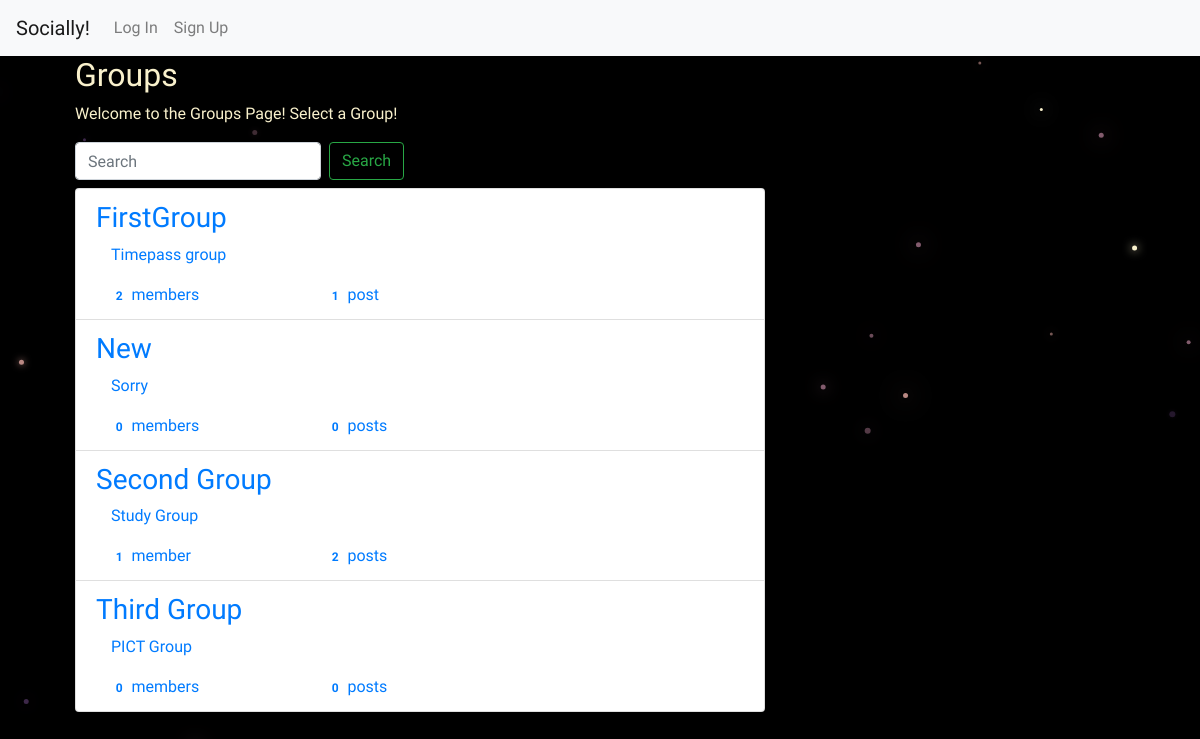
The app's page /groups/ with its own data.
### groups/models.py (models this page shows, shortened)
class Group(models.Model):
    name = models.CharField(max_length=255,unique=True)
    slug = models.SlugField(allow_unicode=True,unique=True)
    description = models.TextField(blank=True,default='')
    description_html = models.TextField(editable=False,blank=True)
    members = models.ManyToManyField(User,through='GroupMember')
    class Meta():
        ordering = ['name']

### groups/views.py (the view)
class ListGroups(generic.ListView):
    model = Group

### groups/templates/groups/group_list.html (shortened to what this page needs)
{% extends "groups/group_base.html" %}
{% block pregroup %}
  <div class="col-md-4">
  	<div class="content">
			<h2>Groups</h2>
			<p>Welcome to the Groups Page! Select a Group!</p>
      <form class="form-inline my-2 my-lg-2" method="get">
        <input class="form-control mr-sm-2" type="search" placeholder="Search" aria-label="Search" name='search'>
        <button class="btn btn-outline-success my-2 my-sm-0" type="submit">Search</button>
      </form>
  	</div>
  </div>
{% endblock %}
{% block group_content %}
  <div class="col-md-8">
  	<div class="list-group">
  		{% for group in object_list %}
  		  <a class="list-group-item" href="{% url 'groups:single' slug=group.slug %}">
  			     <h3 class="title list-group-item-heading">{{ group.name }}</h3>
  			<div class="list-group-item-text container-fluid">
  				{{ group.description_html|safe }}
  				<div class="row">
  					<div class="col-md-4">
  						<span class="badge">{{ group.members.count }}</span> member{{ group.members.count|pluralize }}
  					</div>
  					<div class="col-md-4">
  						<span class="badge">{{ group.posts.count }}</span> post{{ group.posts.count|pluralize }}
  					</div>
  				</div>
  			</div>
  		</a>
  		{% endfor %}
  	</div>
    <br>
  </div>
{% endblock %}

### groups/templates/groups/group_base.html (shortened to what this page needs)
{% extends 'base.html' %}
{% block content %}
  <div class="container">
      {% block pregroup %}{% endblock %}
      {% block group_content %}{% endblock %}
  </div>
{% endblock %}

### templates/base.html (shortened to what this page needs)
<!DOCTYPE html>
{% load staticfiles %}
<html lang="en">
<head>
  <link rel="stylesheet" href="https://stackpath.bootstrapcdn.com/bootstrap/4.3.1/css/bootstrap.min.css">
  <link rel="stylesheet" href="{% static 'simplesocial/css/master.css' %}">
</head>
<body>
  <span id="note">
  <nav class="navbar navbar-expand-lg navbar-light bg-light">
    <a class="navbar-brand" href="{% url 'home' %}">Socially!</a>
    <div class="collapse navbar-collapse" id="navbarSupportedContent">
      <ul class="navbar-nav mr-auto navbar-right">
        {% if user.is_authenticated %}
          <li class="nav-item">
            <a class="nav-link" href="{% url 'posts:for_user' username=user.username %}">My Posts</a>
          </li>
          <li class="nav-item">
            <a class="nav-link" href="{% url 'posts:create' %}">Create Post</a>
          </li>
          <li class="nav-item">
            <a class="nav-link" href="{% url 'groups:all' %}">Groups</a>
          </li>
          <li class="nav-item">
            <a class="nav-link" href="{% url 'groups:create' %}">Create Group</a>
          </li>
          <li class="nav-item">
            <a class="nav-link" href="{% url 'accounts:logout' %}">Log Out</a>
          </li>
        {% else %}
          <li class="nav-item">
            <a class="nav-link" href="{% url 'accounts:login' %}">Log In</a>
          </li>
          <li class="nav-item">
            <a class="nav-link" href="{% url 'accounts:signup' %}">Sign Up</a>
          </li>
        {% endif %}
      </ul>
    </div>
  </nav>
    <div class="container mycontent">
      {% block content %}
      {% endblock %}
    </div>
  </span>
</body>
</html>

### static/simplesocial/css/master.css (style rules this page uses)
html, body { font-family: 'Calistoga',cursive; background: #000000; }
#note { position: absolute; color: rgba(249,241,204,1); left: 0; right: 0; user-select: none; }

### records on screen
Group: name "FirstGroup", description_html "Timepass group", members.count "2", posts.count "1"
Group: name "New", description_html "Sorry", members.count "0", posts.count "0"
Group: name "Second Group", description_html "Study Group", members.count "1", posts.count "2"
Group: name "Third Group", description_html "PICT Group", members.count "0", posts.count "0"
